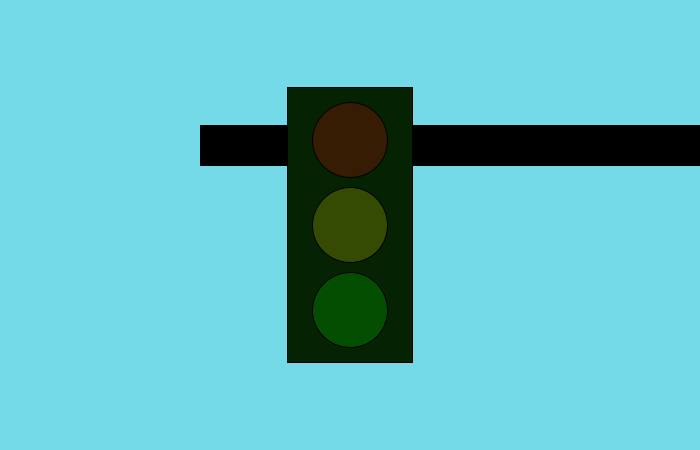
Frame 1 (no input)
Frame 60 (the mouse pressed at the canvas centre just before this capture): identical to frame 1, image omitted
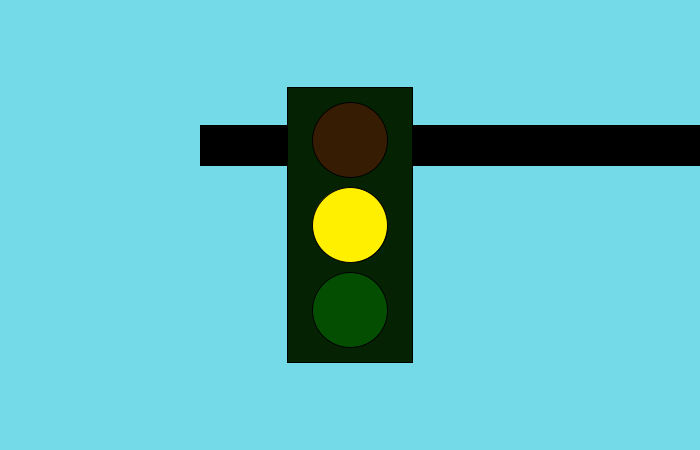
Frame 120 (the mouse held since frame 60 and released just before this capture)

The Processing sketch that drew these frames (run headless with seeded random() and noise(); from frame 60 on, the mouse is pressed at the canvas centre):

// Processing sketch: processing_2454
// ── processing_2454.pde

/*

Traffic Light
Daria Lanz
daria@darialanz.com
June 2009
*/

void setup() {
size(700,450);
smooth();
};

void draw() {
  background(116,218,232);
  
  rectMode(CORNER);
  fill(0);
  rect(200,125,500,40);
  rectMode(CENTER);
  ellipseMode(CENTER);
  
  fill(#052302);
  rect(350,225,125,275);
  fill(255,0,0,50);
  ellipse(350,140,75,75);
  fill(255,240,0,50);
  ellipse(350,225,75,75);
  fill(0,255,0,50);
  ellipse(350,310,75,75);

  if (mouseX > 312 && mouseX < 388 && mouseY > 102 && mouseY < 178) {
    fill(255,0,0);
    ellipse(350,140,75,75);
  }
  else if (mouseX > 312 && mouseX < 388 && mouseY > 187 && mouseY < 263) {
    fill(255,240,0);
    ellipse(350,225,75,75);
  }
  else if (mouseX > 312 && mouseX < 388 && mouseY > 272 && mouseY < 348) {
    fill(0,255,0);
    ellipse(350,310,75,75);
  };

};
